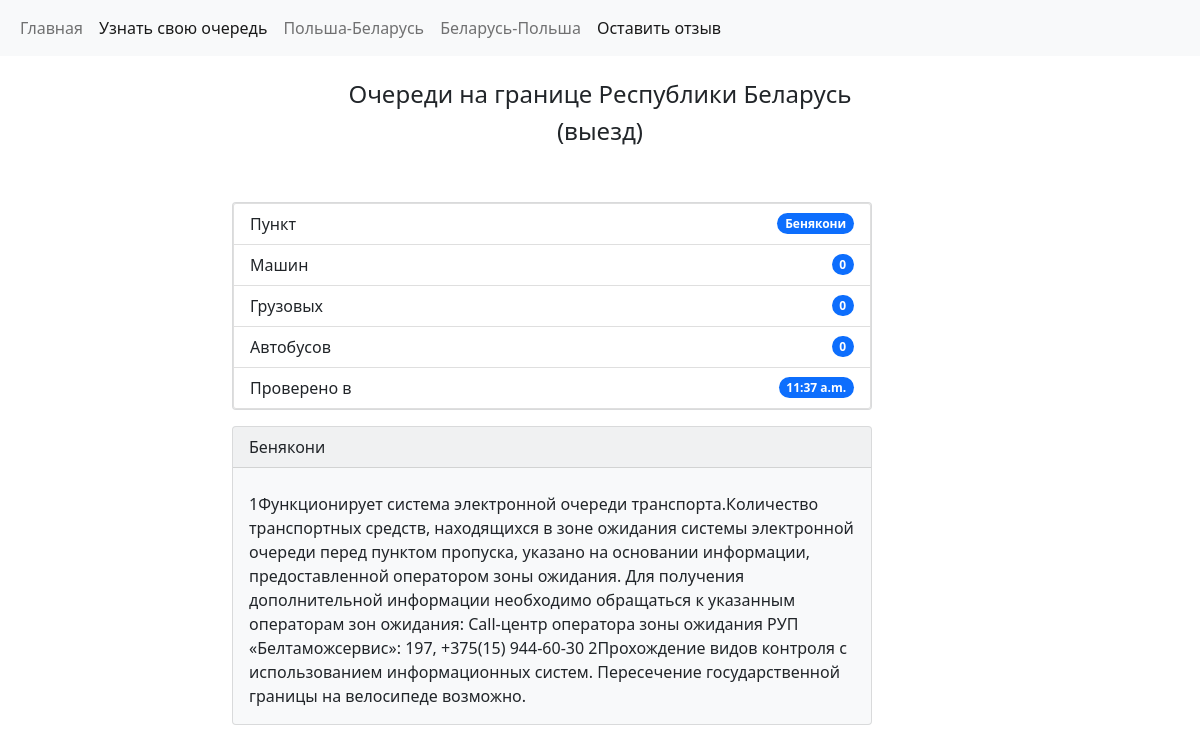
Screenshot of /beniakoni with the database file from the repository.
### website/models.py (models this page shows, shortened)
class Borders(models.Model):
    location = models.CharField(max_length=100)
    cars = models.CharField(max_length=100)
    buses = models.CharField(max_length=100)
    lorries = models.CharField(max_length=100)
    text = models.TextField(max_length=1600)
    time = models.TimeField(auto_now=True)
    created = models.DateTimeField(auto_now=True)

### website/views.py (the view)
# urls.py: path('beniakoni', views.beniakoni, name='beniakoni'),
def beniakoni(request):
    obj = Borders.objects.get(location='Бенякони')
    return render(request, 'beniakoni.html', {'obj': obj})

### website/templates/beniakoni.html (shortened to what this page needs)
{% extends 'base.html' %}
{% block content %}
  <div class="container">
    <div class="row">
      <div class="col-sm-2">
      </div>
      <div class="col-sm-8">
            <div class="card text-dark bg-light mb-3" style="max-width: 40rem; width: 400">
                <ul class="list-group">
                  <li class="list-group-item d-flex justify-content-between align-items-center">
                    Пункт
                    <span class="badge bg-primary rounded-pill">{{ obj.location }}</span>
                  </li>
                  <li class="list-group-item d-flex justify-content-between align-items-center">
                    Машин
                    <span class="badge bg-primary rounded-pill">{{ obj.cars }}</span>
                  </li>
                  <li class="list-group-item d-flex justify-content-between align-items-center">
                    Грузовых
                    <span class="badge bg-primary rounded-pill">{{ obj.lorries }}</span>
                  </li>
                  <li class="list-group-item d-flex justify-content-between align-items-center">
                    Автобусов
                    <span class="badge bg-primary rounded-pill">{{ obj.buses }}</span>
                  </li>
                  <li class="list-group-item d-flex justify-content-between align-items-center">
                    Проверено в
                    <span class="badge bg-primary rounded-pill">{{ obj.time }}</span>
                  </li>
                </ul>
            </div>
            <div class="card text-dark bg-light mb-3" style="max-width: 40rem;">
              <div class="card-header">{{ obj.location }}</div>
              <div class="card-body">
                <p class="card-text">{{ obj.text }}</p>
              </div>
            </div>
      </div>
      <div class="col-sm-2">
      </div>
    </div>
  </div>
{% endblock %}

### rows the page displays
Borders: location "Бенякони", cars "0", lorries "0", buses "0", time "11:37 a.m.", text "1Функционирует система электронной очереди транспорта.Количество транспортных средств, находящихся в зоне ожидания системы электронной очереди перед пунктом пропуска, указано на основании информации, предоставленной оператором зоны ожидания. Для получения дополнительной информации необходимо обращаться к указанным операторам зон ожидания: Сall-центр оператора зоны ожидания РУП «Белтаможсервис»: 197, +375(15) 944-60-30 2Прохождение видов контроля с использованием информационных систем. Пересечение государственной границы на велосипеде возможно."
